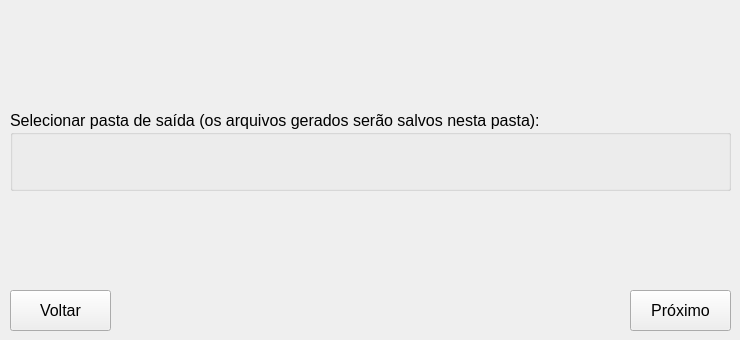
   <widget class="QWidget" name="tab_7">
    <attribute name="title">
     <string>Passo 2</string>
    </attribute>
    <widget class="QGroupBox" name="groupBox_10">
     <property name="geometry">
      <rect>
       <x>10</x>
       <y>110</y>
       <width>721</width>
       <height>81</height>
      </rect>
     </property>
     <property name="font">
      <font>
       <pointsize>12</pointsize>
      </font>
     </property>
     <property name="title">
      <string>Selecionar pasta de saída (os arquivos gerados serão salvos nesta pasta):</string>
     </property>
     <widget class="QgsFileWidget" name="mQgsFileWidget">
      <property name="geometry">
       <rect>
        <x>10</x>
        <y>20</y>
        <width>701</width>
        <height>51</height>
       </rect>
      </property>
      <property name="storageMode">
       <enum>QgsFileWidget::GetDirectory</enum>
      </property>
     </widget>
    </widget>
    <widget class="QPushButton" name="QPushButton_back_4">
     <property name="enabled">
      <bool>true</bool>
     </property>
     <property name="geometry">
      <rect>
       <x>10</x>
       <y>290</y>
       <width>101</width>
       <height>41</height>
      </rect>
     </property>
     <property name="font">
      <font>
       <pointsize>12</pointsize>
      </font>
     </property>
     <property name="text">
      <string>Voltar</string>
     </property>
     <property name="icon">
      <iconset>
       <normaloff>icons8-back-button-50.png</normaloff>icons8-back-button-50.png</iconset>
     </property>
    </widget>
    <widget class="QPushButton" name="QPushButton_next_4">
     <property name="enabled">
      <bool>true</bool>
     </property>
     <property name="geometry">
      <rect>
       <x>630</x>
       <y>290</y>
       <width>101</width>
       <height>41</height>
      </rect>
     </property>
     <property name="font">
      <font>
       <pointsize>12</pointsize>
      </font>
     </property>
     <property name="text">
      <string>Próximo</string>
     </property>
     <property name="icon">
      <iconset>
       <normaloff>icons8-forward-button-50.png</normaloff>icons8-forward-button-50.png</iconset>
     </property>
    </widget>
   </widget>
